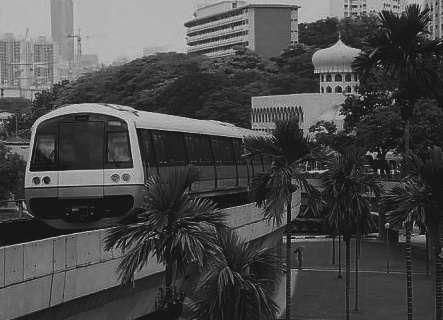
%> input picture mrttrainbland.jpg, 443 x 320 px
$ octave Hist_Equalization.m   (GNU Octave 9; MATLAB toolbox functions it lacks are replaced by stand-ins)
%> lines starting %> are read from the running program, lines starting %| are printed output that depends on the picture
Pc=imread('mrttrainbland.jpg');
%> Pc is the input picture: size 320x443x3 uint8; min 13, max 204, mean 74
whos Pc
P=rgb2gray(Pc);
whos P
imhist(P,256);
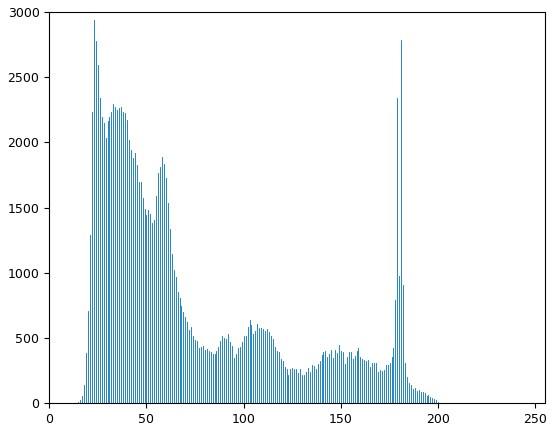
%> figure redrawn from the program's plot data; highest point at x = 23, y = 2935
P3=histeq(P,255);
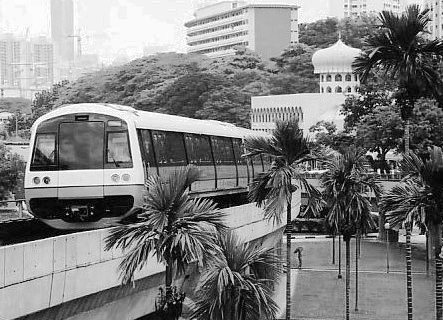
%> P3: size 320x443 uint8; min 0, max 255, mean 128.3
imshow(P3);
imhist(P3,256);
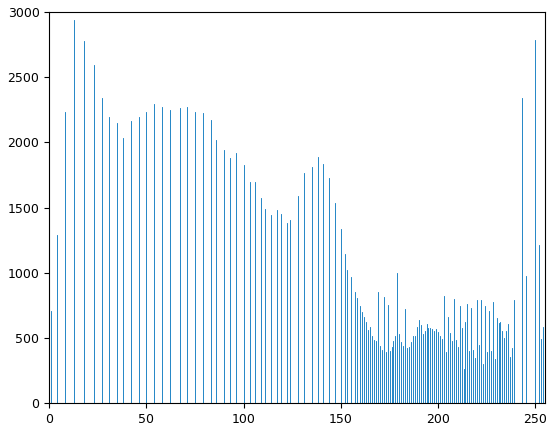
%> figure redrawn from the program's plot data; highest point at x = 13, y = 2935
imhist(P3,10);
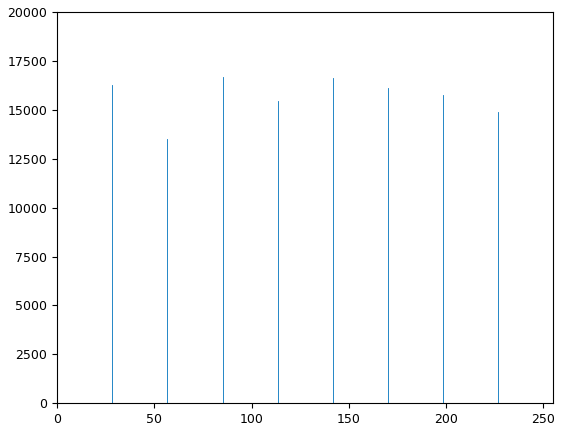
%> figure redrawn from the program's plot data; highest point at x = 85, y = 16652
P4=histeq(P3,255);
imshow(P4);
imhist(P4,10);
imhist(P4,256);

$ run again, with ntugn.jpg copied over mrttrainbland.jpg
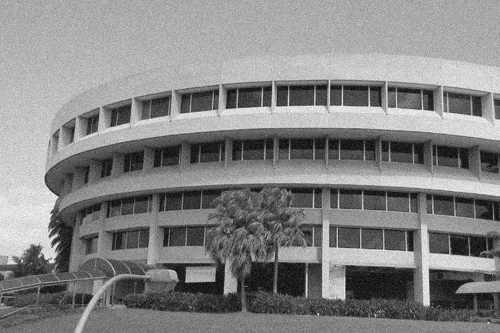
%> input picture ntugn.jpg, 500 x 333 px
%> Pc is the input picture: size 333x500 uint8; min 0, max 255, mean 131.8
%> `imhist(P3,256);`:
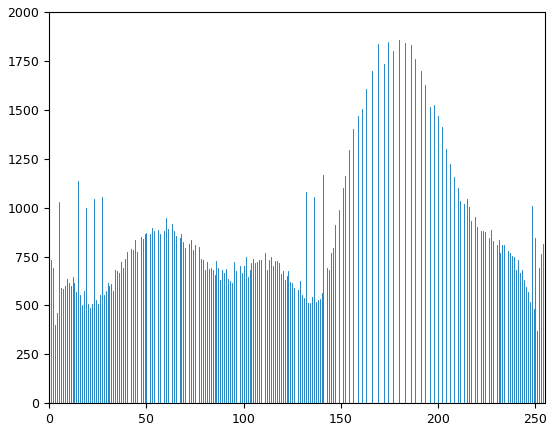
%> figure redrawn from the program's plot data; highest point at x = 180, y = 1858
%> `imhist(P3,10);`:
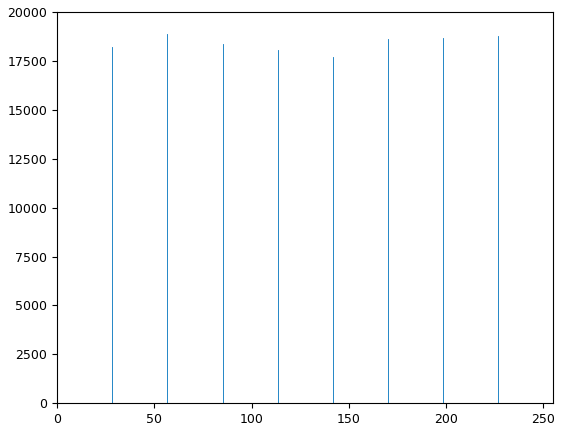
%> figure redrawn from the program's plot data; highest point at x = 56.67, y = 18890
